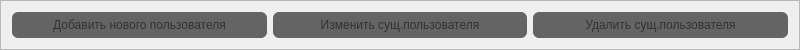
               <widget class="QFrame" name="frame_8">
                <property name="minimumSize">
                 <size>
                  <width>800</width>
                  <height>40</height>
                 </size>
                </property>
                <property name="maximumSize">
                 <size>
                  <width>16777215</width>
                  <height>50</height>
                 </size>
                </property>
                <property name="frameShape">
                 <enum>QFrame::StyledPanel</enum>
                </property>
                <property name="frameShadow">
                 <enum>QFrame::Raised</enum>
                </property>
                <layout class="QHBoxLayout" name="horizontalLayout_6">
                 <item>
                  <widget class="QPushButton" name="pushButton_crt_user_6">
                   <property name="maximumSize">
                    <size>
                     <width>16777215</width>
                     <height>33</height>
                    </size>
                   </property>
                   <property name="styleSheet">
                    <string notr="true">

QPushButton{
background-color: rgb(100, 100, 100);

color: rgb(50, 50, 50);
border:0px;
border-radius: 6px;
}

QPushButton:hover{
background-color: rgb(130, 130, 130);
color: rgb(50, 50, 50);
border-radius: 6px;
}



</string>
                   </property>
                   <property name="text">
                    <string>Добавить нового пользователя</string>
                   </property>
                  </widget>
                 </item>
                 <item>
                  <widget class="QPushButton" name="pushButton_change_user_3">
                   <property name="maximumSize">
                    <size>
                     <width>16777215</width>
                     <height>33</height>
                    </size>
                   </property>
                   <property name="styleSheet">
                    <string notr="true">

QPushButton{
background-color: rgb(100, 100, 100);

color: rgb(50, 50, 50);
border:0px;
border-radius: 6px;
}

QPushButton:hover{
background-color: rgb(130, 130, 130);
color: rgb(50, 50, 50);
border-radius: 6px;
}



</string>
                   </property>
                   <property name="text">
                    <string>Изменить сущ.пользователя</string>
                   </property>
                  </widget>
                 </item>
                 <item>
                  <widget class="QPushButton" name="pushButton_delete_user_3">
                   <property name="maximumSize">
                    <size>
                     <width>16777215</width>
                     <height>33</height>
                    </size>
                   </property>
                   <property name="styleSheet">
                    <string notr="true">

QPushButton{
background-color: rgb(100, 100, 100);

color: rgb(50, 50, 50);
border:0px;
border-radius: 6px;
}

QPushButton:hover{
background-color: rgb(130, 130, 130);
color: rgb(50, 50, 50);
border-radius: 6px;
}



</string>
                   </property>
                   <property name="text">
                    <string>Удалить сущ.пользователя</string>
                   </property>
                  </widget>
                 </item>
                </layout>
               </widget>
